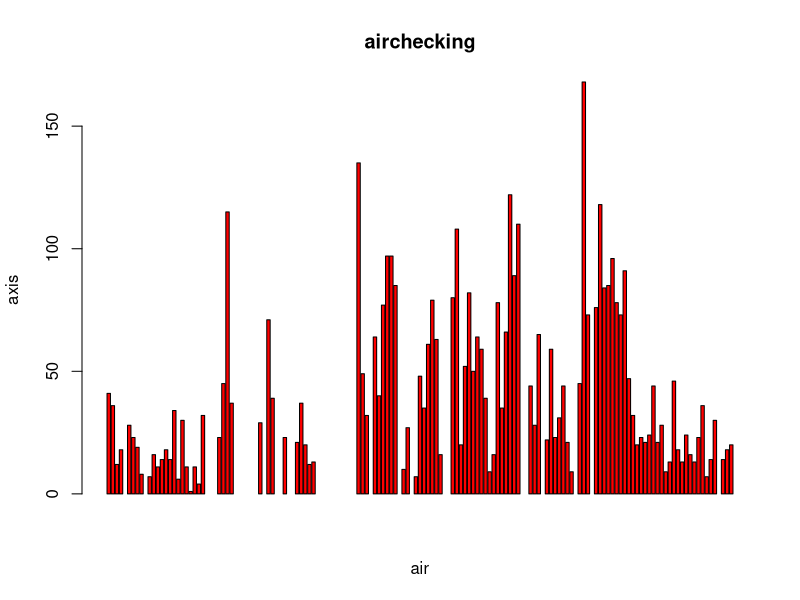
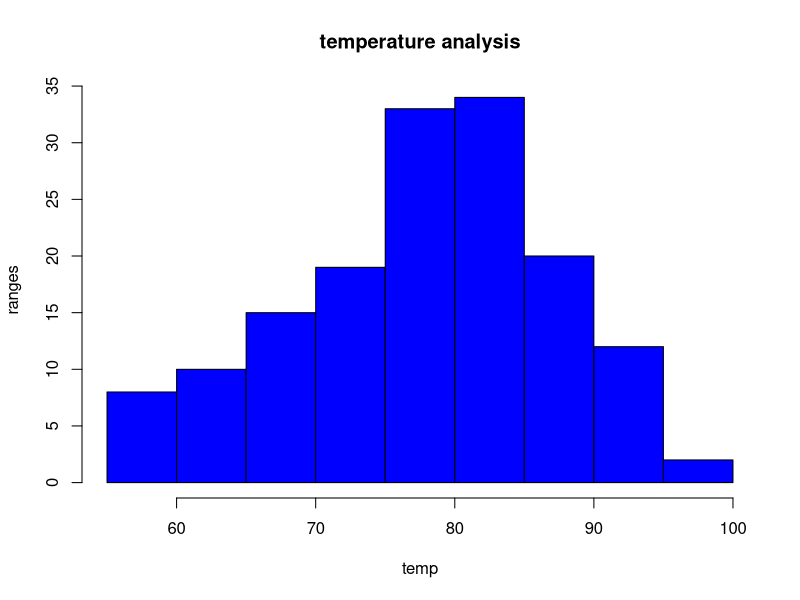

Recreate these plots in R, in order.
airquality<- datasets::airquality
head(airquality,10)
airquality[,1]
airquality[,c(3,4,5)]
barplot(airquality$Ozone,main = 'airchecking',xlab ='air',
        ylab ='axis',col = 'red' )
hist(airquality$Temp,main = 'temperature analysis',xlab = 'temp',
     ylab = 'ranges',col = 'blue')
